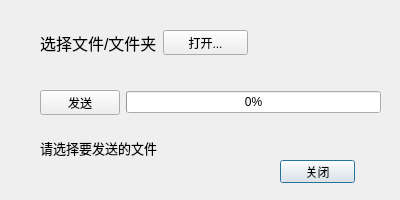
<?xml version="1.0" encoding="UTF-8"?>
<ui version="4.0">
 <class>Server</class>
 <widget class="QDialog" name="Server">
  <property name="geometry">
   <rect>
    <x>0</x>
    <y>0</y>
    <width>400</width>
    <height>200</height>
   </rect>
  </property>
  <property name="windowTitle">
   <string>发送</string>
  </property>
  <widget class="QLabel" name="sStatusLbl">
   <property name="geometry">
    <rect>
     <x>40</x>
     <y>140</y>
     <width>331</width>
     <height>16</height>
    </rect>
   </property>
   <property name="font">
    <font>
     <pointsize>10</pointsize>
    </font>
   </property>
   <property name="text">
    <string>请选择要发送的文件</string>
   </property>
  </widget>
  <widget class="QPushButton" name="sCloseBtn">
   <property name="geometry">
    <rect>
     <x>280</x>
     <y>160</y>
     <width>75</width>
     <height>23</height>
    </rect>
   </property>
   <property name="text">
    <string>关闭</string>
   </property>
  </widget>
  <widget class="QWidget" name="layoutWidget">
   <property name="geometry">
    <rect>
     <x>40</x>
     <y>90</y>
     <width>341</width>
     <height>25</height>
    </rect>
   </property>
   <layout class="QHBoxLayout" name="horizontalLayout">
    <item>
     <widget class="QPushButton" name="sSendBtn">
      <property name="text">
       <string>发送</string>
      </property>
     </widget>
    </item>
    <item>
     <widget class="QProgressBar" name="progressBar">
      <property name="value">
       <number>0</number>
      </property>
     </widget>
    </item>
   </layout>
  </widget>
  <widget class="QWidget" name="layoutWidget">
   <property name="geometry">
    <rect>
     <x>40</x>
     <y>30</y>
     <width>208</width>
     <height>25</height>
    </rect>
   </property>
   <layout class="QHBoxLayout" name="horizontalLayout_2">
    <item>
     <widget class="QLabel" name="label_2">
      <property name="font">
       <font>
        <pointsize>12</pointsize>
       </font>
      </property>
      <property name="text">
       <string>选择文件/文件夹</string>
      </property>
     </widget>
    </item>
    <item>
     <widget class="QPushButton" name="sOpenBtn">
      <property name="text">
       <string>打开...</string>
      </property>
     </widget>
    </item>
   </layout>
  </widget>
 </widget>
 <resources/>
 <connections/>
</ui>
